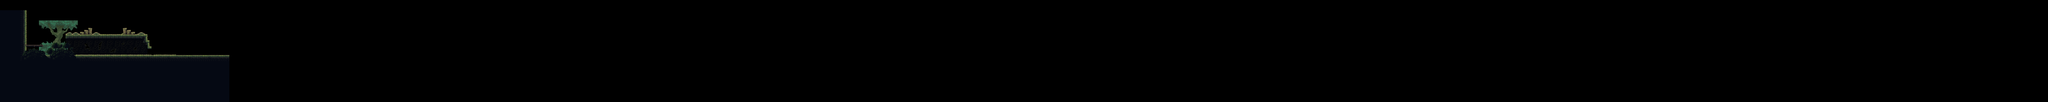

Below is a game level as drawn by its tile map, then a one-line description and the .tmx that defines it (tile-layer data replaced by summaries):
An orthogonal 1000x50 tile map with 16x16 px tiles, 4 tile layers (backgroundObj, background, foreground, overground), 3 hidden layers not drawn, 5 tilesets and 1 object (player).

<map version="1.5" tiledversion="1.7.0" orientation="orthogonal" renderorder="right-down" width="1000" height="50" tilewidth="16" tileheight="16" infinite="0" nextlayerid="9" nextobjectid="3">
 <editorsettings>
  <export target="Level1/level-1.json" format="json" />
 </editorsettings>
 <tileset firstgid="1" name="foreground1-set" tilewidth="16" tileheight="16" tilecount="4096" columns="64">
  <image source="mainlevbuild.png" width="1024" height="1024" />
 </tileset>
 <tileset firstgid="4097" name="background1-set" tilewidth="16" tileheight="16" tilecount="920" columns="40">
  <image source="bakcground_day1.png" width="640" height="368" />
 </tileset>
 <tileset firstgid="5017" name="background2-set" tilewidth="16" tileheight="16" tilecount="920" columns="40">
  <image source="bakcground_day2.png" width="640" height="368" />
 </tileset>
 <tileset firstgid="5937" name="background3-set" tilewidth="16" tileheight="16" tilecount="920" columns="40">
  <image source="bakcground_day3.png" width="640" height="368" />
 </tileset>
 <tileset firstgid="6857" name="backgroundObj-set" tilewidth="16" tileheight="16" tilecount="4480" columns="64">
  <image source="background_obj.png" width="1024" height="1120" />
 </tileset>
 <layer id="5" name="background1" width="1000" height="50" visible="0" parallaxx="0.25">
  <data>[50000 cells, 2760 non-empty, 920 distinct tile ids]</data>
 </layer>
 <layer id="6" name="background2" width="1000" height="50" visible="0" parallaxx="0.5">
  <data>[50000 cells, 2760 non-empty, 920 distinct tile ids]</data>
 </layer>
 <layer id="7" name="background3" width="1000" height="50" visible="0" parallaxx="0.75">
  <data>[50000 cells, 2760 non-empty, 920 distinct tile ids]</data>
 </layer>
 <layer id="8" name="backgroundObj" width="1000" height="50" parallaxx="0.85">
  <data>[50000 cells, 380 non-empty, 380 distinct tile ids]</data>
 </layer>
 <layer id="3" name="background" width="1000" height="50">
  <data>[50000 cells, 390 non-empty, 52 distinct tile ids]</data>
 </layer>
 <layer id="1" name="foreground" width="1000" height="50">
  <data>[50000 cells, 2962 non-empty, 53 distinct tile ids]</data>
 </layer>
 <objectgroup id="4" name="Object Layer 1" visible="0">
  <object id="1" name="player" x="398.667" y="670.667">
   <point />
  </object>
 </objectgroup>
 <layer id="2" name="overground" width="1000" height="50">
  <data>[50000 cells, 386 non-empty, 290 distinct tile ids]</data>
 </layer>
</map>
